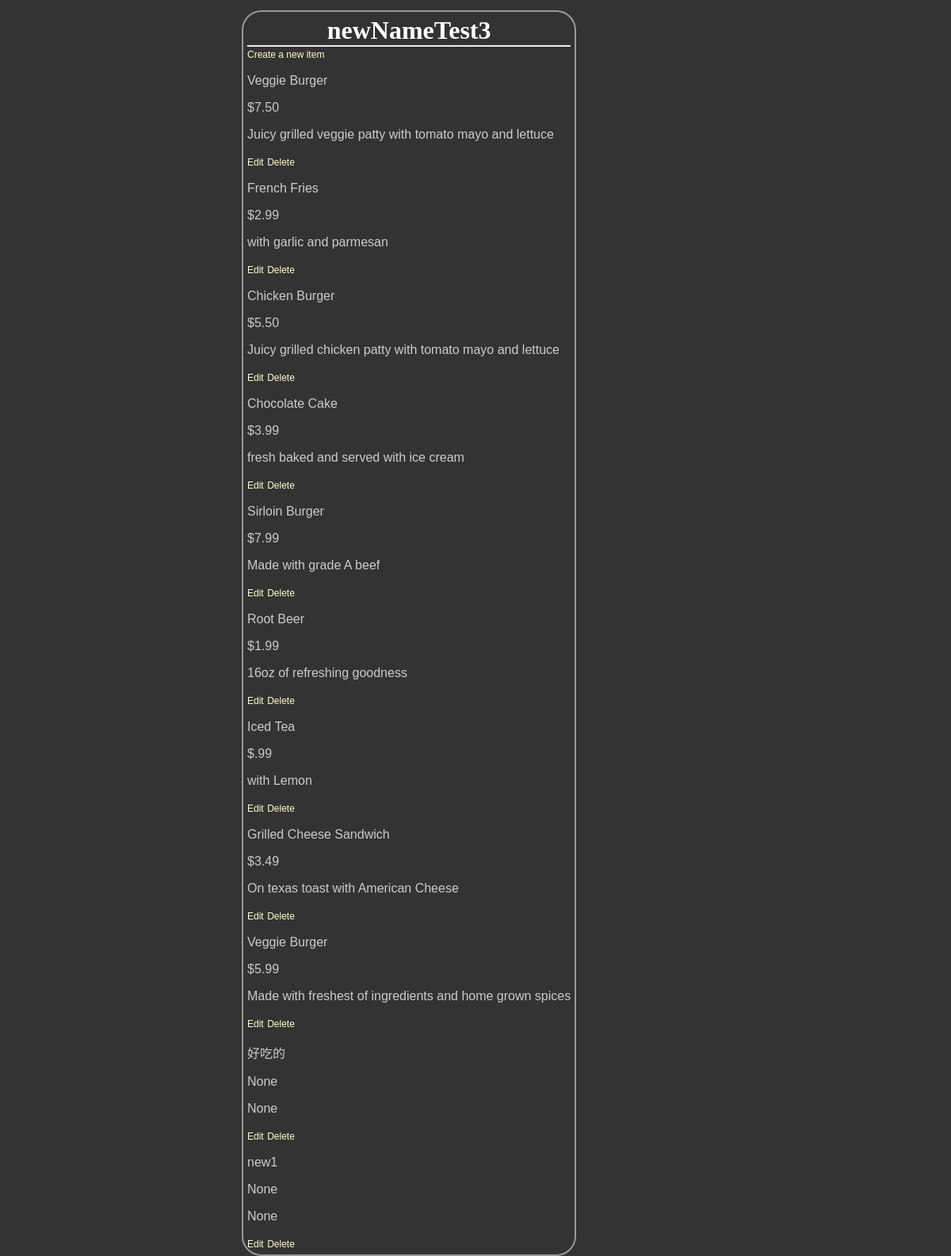
Screenshot of /restaurantMenus/1 with the database file from the repository.
### database_setup.py (models this page shows)
class Restaurant(Base):
    __tablename__ = 'restaurant'
    id = Column(Integer, primary_key=True)
    name = Column(String(250), nullable=False)

class MenuItem(Base):
    __tablename__ = 'menu_item'
    name =Column(String(80), nullable = False)
    id = Column(Integer, primary_key = True)
    description = Column(String(250))
    price = Column(String(8))
    course = Column(String(250))
    restaurant_id = Column(Integer,ForeignKey('restaurant.id'))
    restaurant = relationship(Restaurant)

### project.py (the view)
@app.route('/restaurantMenus/<restaurant_id>')
def restaurantMenu(restaurant_id):
    DBSession = sessionmaker(bind=engine)
    session = DBSession()
    queryRestaurant = session.query(Restaurant).filter_by(id=restaurant_id).first()
    menu = session.query(MenuItem).filter_by(restaurant_id=restaurant_id).all()
    return render_template('menu.html', restaurant=queryRestaurant, items=menu)

### templates/menu.html (shortened to what this page needs)
<!DOCTYPE html>
<html lang="en">
<head>
    	<link rel=stylesheet type=text/css href="{{ url_for('static', filename='style.css') }}">
</head>
<body>
<div class = 'pane'>
		<div class = 'header'>
		<h1>{{ restaurant.name }}</h1>
	</div>
<a href="{{url_for('newMenuItem',restaurant_id=restaurant.id)}}">Create a new item</a>
{% for i in items %}
<div>
<div class = 'nameAndPrice'>
<p>{{i.name}}</p>
<p> {{i.price}} </p>
</div>
    <div class = 'description'>
    <p>{{i.description}}</p>
    </div>
    <div class = "editdeletepane">
<a href='{{url_for("editMenuItem",restaurant_id=restaurant.id,menu_id=i.id) }}'>Edit</a>
    <a href='{{url_for("deleteMenuItem",restaurant_id=restaurant.id,menu_id=i.id) }}'>Delete</a>
</div>
{% endfor %}
</div>
</div>
</body>
</html>

### static/style.css (style rules this page uses)
body { font-family: sans-serif; background-color: #333333 }
h1, h2, h3, h4 { color: #ffffff; }
h1, h2 { font-family: 'georgia', serif; margin: 0; }
h1 { border-bottom: 2px solid #eee; }
p, dd, dt { color: #cccccc; }
a { text-decoration: none; color: #ffffcc; font-size: .75em; }
.pane { position: absolute; left: 25%; border: 2px solid; border-radius: 25px; padding: 5px; margin: 5px; border-color: #999999; background-color: #333333 }
.header { left: 50%; text-align: center; }

### rows the page displays
Restaurant: name "newNameTest3"
MenuItem: name "Veggie Burger", price "$7.50", description "Juicy grilled veggie patty with tomato mayo and lettuce"
MenuItem: name "French Fries", price "$2.99", description "with garlic and parmesan"
MenuItem: name "Chicken Burger", price "$5.50", description "Juicy grilled chicken patty with tomato mayo and lettuce"
MenuItem: name "Chocolate Cake", price "$3.99", description "fresh baked and served with ice cream"
MenuItem: name "Sirloin Burger", price "$7.99", description "Made with grade A beef"
MenuItem: name "Root Beer", price "$1.99", description "16oz of refreshing goodness"
MenuItem: name "Iced Tea", price "$.99", description "with Lemon"
MenuItem: name "Grilled Cheese Sandwich", price "$3.49", description "On texas toast with American Cheese"
MenuItem: name "Veggie Burger", price "$5.99", description "Made with freshest of ingredients and home grown spices"
MenuItem: name "好吃的", price "None", description "None"
MenuItem: name "new1", price "None", description "None"
